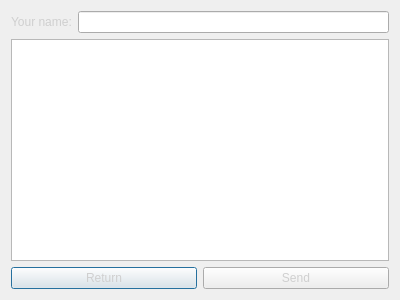
<?xml version="1.0" encoding="UTF-8"?>
<ui version="4.0">
 <class>Response</class>
 <widget class="QDialog" name="Response">
  <property name="geometry">
   <rect>
    <x>0</x>
    <y>0</y>
    <width>400</width>
    <height>300</height>
   </rect>
  </property>
  <property name="windowTitle">
   <string>Dialog</string>
  </property>
  <property name="styleSheet">
   <string notr="true">background-image: url(:/StartWindow/Design/Фон/ColorResponse.png);</string>
  </property>
  <layout class="QGridLayout" name="gridLayout">
   <item row="0" column="0">
    <layout class="QVBoxLayout" name="verticalLayout_2">
     <item>
      <layout class="QVBoxLayout" name="verticalLayout">
       <item>
        <layout class="QHBoxLayout" name="horizontalLayout">
         <item>
          <widget class="QLabel" name="label">
           <property name="styleSheet">
            <string notr="true">font: 75 10pt &quot;Cascadia Code Light&quot;;
color: rgb(207, 207, 207);</string>
           </property>
           <property name="text">
            <string>Your name:</string>
           </property>
          </widget>
         </item>
         <item>
          <widget class="QLineEdit" name="lineEdit_name">
           <property name="styleSheet">
            <string notr="true">color: rgb(0, 0, 0);
background-image: url(:/StartWindow/Design/Фон/white.jpg);</string>
           </property>
          </widget>
         </item>
        </layout>
       </item>
       <item>
        <layout class="QHBoxLayout" name="horizontalLayout_2">
         <item>
          <widget class="QPlainTextEdit" name="plainTextEdit_response">
           <property name="styleSheet">
            <string notr="true">background-image: url(:/StartWindow/Design/Фон/white.jpg);
color: rgb(0, 0, 0);
</string>
           </property>
          </widget>
         </item>
        </layout>
       </item>
       <item>
        <layout class="QHBoxLayout" name="horizontalLayout_3">
         <item>
          <widget class="QPushButton" name="pushButton">
           <property name="styleSheet">
            <string notr="true">color: rgb(207, 207, 207);</string>
           </property>
           <property name="text">
            <string>Return</string>
           </property>
          </widget>
         </item>
         <item>
          <widget class="QPushButton" name="pushButton_send">
           <property name="styleSheet">
            <string notr="true">color: rgb(207, 207, 207);</string>
           </property>
           <property name="text">
            <string>Send</string>
           </property>
          </widget>
         </item>
        </layout>
       </item>
      </layout>
     </item>
    </layout>
   </item>
  </layout>
 </widget>
 <resources/>
 <connections/>
</ui>
